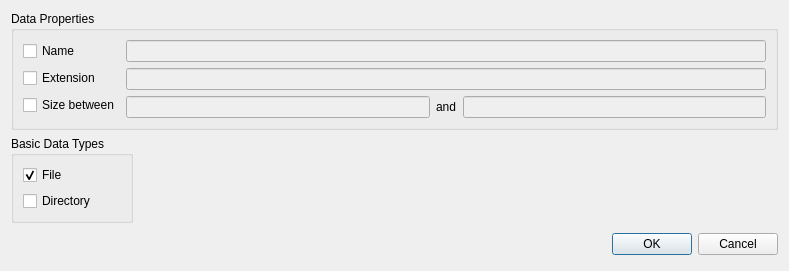
<?xml version="1.0" encoding="UTF-8"?>
<ui version="4.0">
 <author>Michal Duda</author>
 <class>SearchDialog</class>
 <widget class="QDialog" name="SearchDialog">
  <property name="geometry">
   <rect>
    <x>0</x>
    <y>0</y>
    <width>789</width>
    <height>253</height>
   </rect>
  </property>
  <property name="windowTitle">
   <string>Search</string>
  </property>
  <layout class="QVBoxLayout" name="verticalLayout_4">
   <item>
    <widget class="QGroupBox" name="dataPropertiesGroupBox">
     <property name="title">
      <string>Data Properties</string>
     </property>
     <layout class="QHBoxLayout" name="horizontalLayout_2">
      <item>
       <layout class="QVBoxLayout" name="verticalLayout">
        <item>
         <widget class="QCheckBox" name="nameCheckBox">
          <property name="text">
           <string>Name</string>
          </property>
         </widget>
        </item>
        <item>
         <widget class="QCheckBox" name="extensionCheckBox">
          <property name="text">
           <string>Extension</string>
          </property>
         </widget>
        </item>
        <item>
         <widget class="QCheckBox" name="sizeCheckBox">
          <property name="text">
           <string>Size between</string>
          </property>
         </widget>
        </item>
       </layout>
      </item>
      <item>
       <layout class="QVBoxLayout" name="verticalLayout_2">
        <item>
         <widget class="QLineEdit" name="nameLineEdit">
          <property name="enabled">
           <bool>false</bool>
          </property>
         </widget>
        </item>
        <item>
         <widget class="QLineEdit" name="extensionLineEdit">
          <property name="enabled">
           <bool>false</bool>
          </property>
         </widget>
        </item>
        <item>
         <layout class="QHBoxLayout" name="horizontalLayout">
          <item>
           <widget class="QLineEdit" name="sizeLeftLineEdit">
            <property name="enabled">
             <bool>false</bool>
            </property>
           </widget>
          </item>
          <item>
           <widget class="QLabel" name="label">
            <property name="text">
             <string>and</string>
            </property>
           </widget>
          </item>
          <item>
           <widget class="QLineEdit" name="sizeRightLineEdit">
            <property name="enabled">
             <bool>false</bool>
            </property>
           </widget>
          </item>
         </layout>
        </item>
       </layout>
      </item>
     </layout>
    </widget>
   </item>
   <item>
    <layout class="QHBoxLayout" name="horizontalLayout_3">
     <item>
      <widget class="QGroupBox" name="basicDataTypesGroupBox">
       <property name="title">
        <string>Basic Data Types</string>
       </property>
       <layout class="QVBoxLayout" name="verticalLayout_3">
        <item>
         <widget class="QCheckBox" name="fileCheckBox">
          <property name="text">
           <string>File</string>
          </property>
          <property name="checked">
           <bool>true</bool>
          </property>
         </widget>
        </item>
        <item>
         <widget class="QCheckBox" name="directoryCheckBox">
          <property name="text">
           <string>Directory</string>
          </property>
         </widget>
        </item>
       </layout>
      </widget>
     </item>
     <item>
      <spacer name="horizontalSpacer">
       <property name="orientation">
        <enum>Qt::Horizontal</enum>
       </property>
       <property name="sizeHint" stdset="0">
        <size>
         <width>40</width>
         <height>20</height>
        </size>
       </property>
      </spacer>
     </item>
    </layout>
   </item>
   <item>
    <spacer name="verticalSpacer_2">
     <property name="orientation">
      <enum>Qt::Vertical</enum>
     </property>
     <property name="sizeHint" stdset="0">
      <size>
       <width>20</width>
       <height>1</height>
      </size>
     </property>
    </spacer>
   </item>
   <item>
    <layout class="QHBoxLayout">
     <property name="spacing">
      <number>6</number>
     </property>
     <property name="leftMargin">
      <number>0</number>
     </property>
     <property name="topMargin">
      <number>0</number>
     </property>
     <property name="rightMargin">
      <number>0</number>
     </property>
     <property name="bottomMargin">
      <number>0</number>
     </property>
     <item>
      <spacer>
       <property name="orientation">
        <enum>Qt::Horizontal</enum>
       </property>
       <property name="sizeHint" stdset="0">
        <size>
         <width>131</width>
         <height>31</height>
        </size>
       </property>
      </spacer>
     </item>
     <item>
      <widget class="QPushButton" name="okButton">
       <property name="text">
        <string>OK</string>
       </property>
      </widget>
     </item>
     <item>
      <widget class="QPushButton" name="cancelButton">
       <property name="text">
        <string>Cancel</string>
       </property>
      </widget>
     </item>
    </layout>
   </item>
  </layout>
 </widget>
 <tabstops>
  <tabstop>nameCheckBox</tabstop>
  <tabstop>nameLineEdit</tabstop>
  <tabstop>extensionCheckBox</tabstop>
  <tabstop>extensionLineEdit</tabstop>
  <tabstop>sizeCheckBox</tabstop>
  <tabstop>sizeLeftLineEdit</tabstop>
  <tabstop>sizeRightLineEdit</tabstop>
  <tabstop>fileCheckBox</tabstop>
  <tabstop>directoryCheckBox</tabstop>
  <tabstop>okButton</tabstop>
  <tabstop>cancelButton</tabstop>
 </tabstops>
 <resources/>
 <connections>
  <connection>
   <sender>cancelButton</sender>
   <signal>clicked()</signal>
   <receiver>SearchDialog</receiver>
   <slot>reject()</slot>
   <hints>
    <hint type="sourcelabel">
     <x>778</x>
     <y>238</y>
    </hint>
    <hint type="destinationlabel">
     <x>179</x>
     <y>282</y>
    </hint>
   </hints>
  </connection>
  <connection>
   <sender>nameCheckBox</sender>
   <signal>toggled(bool)</signal>
   <receiver>nameLineEdit</receiver>
   <slot>setEnabled(bool)</slot>
   <hints>
    <hint type="sourcelabel">
     <x>63</x>
     <y>43</y>
    </hint>
    <hint type="destinationlabel">
     <x>441</x>
     <y>42</y>
    </hint>
   </hints>
  </connection>
  <connection>
   <sender>extensionCheckBox</sender>
   <signal>toggled(bool)</signal>
   <receiver>extensionLineEdit</receiver>
   <slot>setEnabled(bool)</slot>
   <hints>
    <hint type="sourcelabel">
     <x>63</x>
     <y>68</y>
    </hint>
    <hint type="destinationlabel">
     <x>441</x>
     <y>68</y>
    </hint>
   </hints>
  </connection>
  <connection>
   <sender>sizeCheckBox</sender>
   <signal>toggled(bool)</signal>
   <receiver>sizeLeftLineEdit</receiver>
   <slot>setEnabled(bool)</slot>
   <hints>
    <hint type="sourcelabel">
     <x>63</x>
     <y>93</y>
    </hint>
    <hint type="destinationlabel">
     <x>271</x>
     <y>95</y>
    </hint>
   </hints>
  </connection>
  <connection>
   <sender>sizeCheckBox</sender>
   <signal>toggled(bool)</signal>
   <receiver>sizeRightLineEdit</receiver>
   <slot>setEnabled(bool)</slot>
   <hints>
    <hint type="sourcelabel">
     <x>63</x>
     <y>93</y>
    </hint>
    <hint type="destinationlabel">
     <x>612</x>
     <y>95</y>
    </hint>
   </hints>
  </connection>
  <connection>
   <sender>okButton</sender>
   <signal>clicked()</signal>
   <receiver>SearchDialog</receiver>
   <slot>onAccept()</slot>
   <hints>
    <hint type="sourcelabel">
     <x>639</x>
     <y>226</y>
    </hint>
    <hint type="destinationlabel">
     <x>487</x>
     <y>233</y>
    </hint>
   </hints>
  </connection>
 </connections>
 <slots>
  <slot>onAccept()</slot>
 </slots>
</ui>
